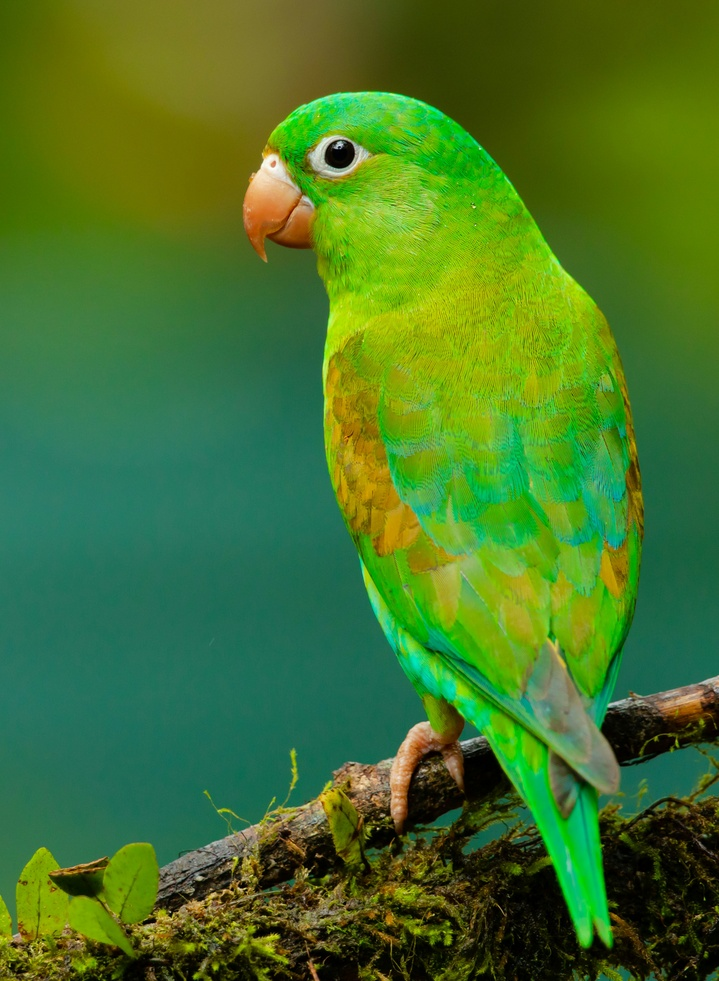
#> input picture parrot.jpg, 719 x 981 px, shrunk from 2919 x 3985 before the run
$ python sobel,canny,laplaciann.py   (older library calls are emulated)
#> lines starting #> are read from the running program, lines starting #| are printed output that depends on the picture; after the words box and inside, x2 and y2 are one past the last pixel; in counts of white or black regions, pixels touching at a corner belong together
### Developed by : Abishek priyan M
### Register no. : 212224240004

import cv2
import matplotlib.pyplot as plt

# Read the image
img = cv2.imread("parrot.jpg")
#> img is the input picture: shape (981, 719, 3); mean B, G, R 41.3, 116.2, 69.3

# Convert to grayscale
gray = cv2.cvtColor(img, cv2.COLOR_BGR2GRAY)
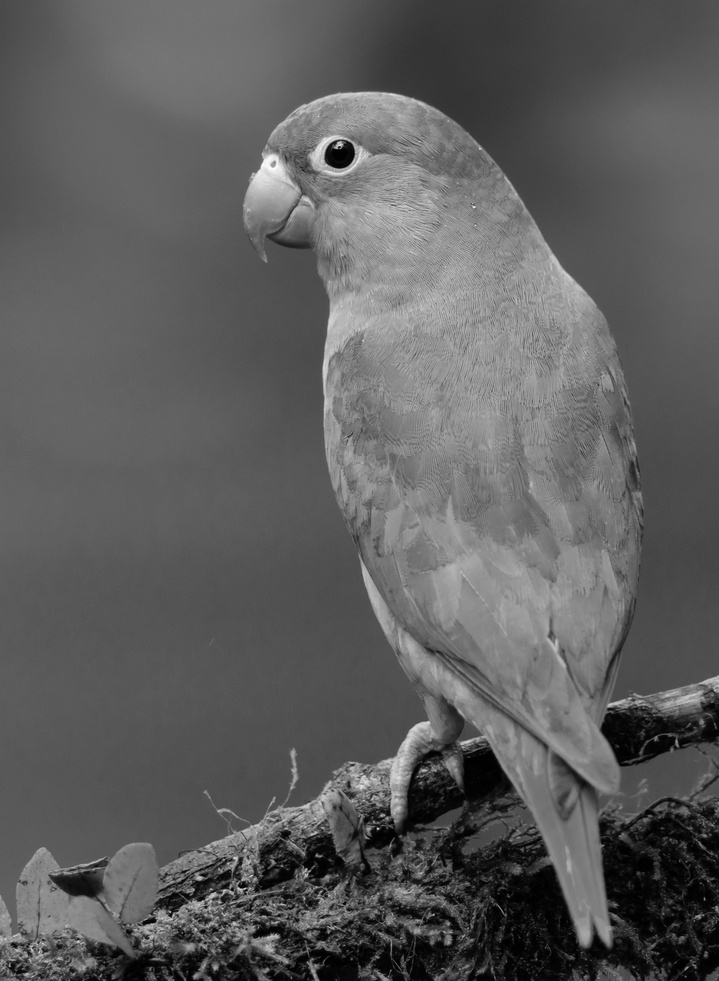
#> gray: shape (981, 719); min 0, max 253, mean 93.6

# Apply Gaussian blur
gray = cv2.GaussianBlur(gray, (3,3), 0)

# Sobel X
sobelx = cv2.Sobel(gray, cv2.CV_64F, 1, 0, ksize=5)
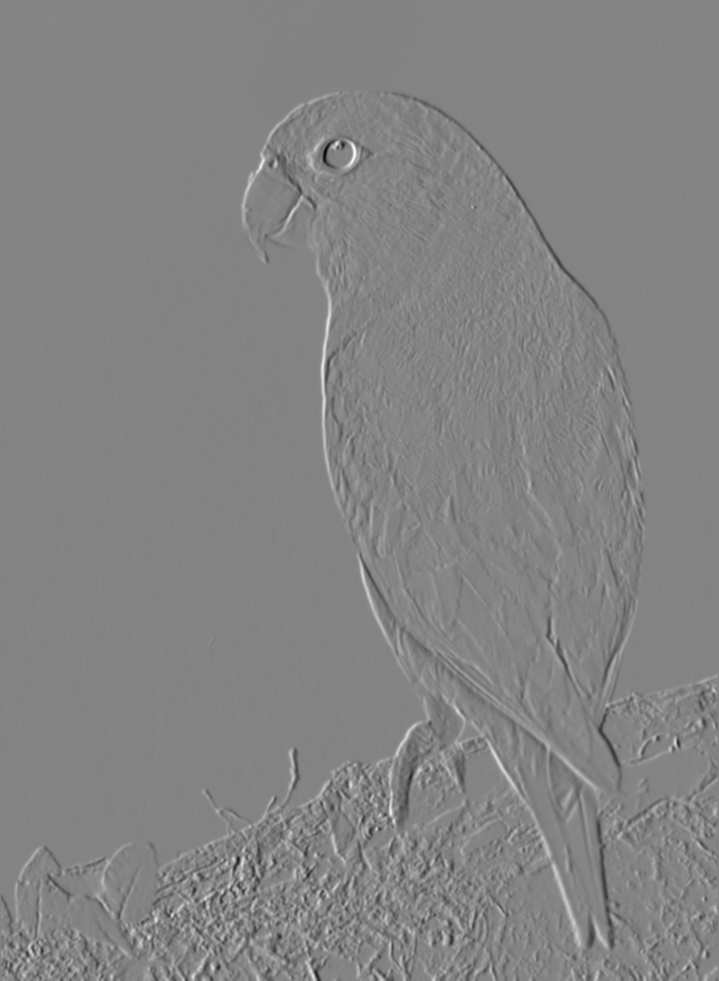
#> sobelx: shape (981, 719) float64; min -6672, max 6234, mean -3.2; drawn with min black and max white
plt.figure(figsize=(8,8))
plt.subplot(1,2,1)
plt.imshow(gray, cmap="gray")
plt.title("Original Image")
plt.axis("off")
plt.subplot(1,2,2)
plt.imshow(sobelx, cmap="gray")
plt.title("Sobel X axis")
plt.axis("off")


# Sobel Y
sobely = cv2.Sobel(gray, cv2.CV_64F, 0, 1, ksize=5)
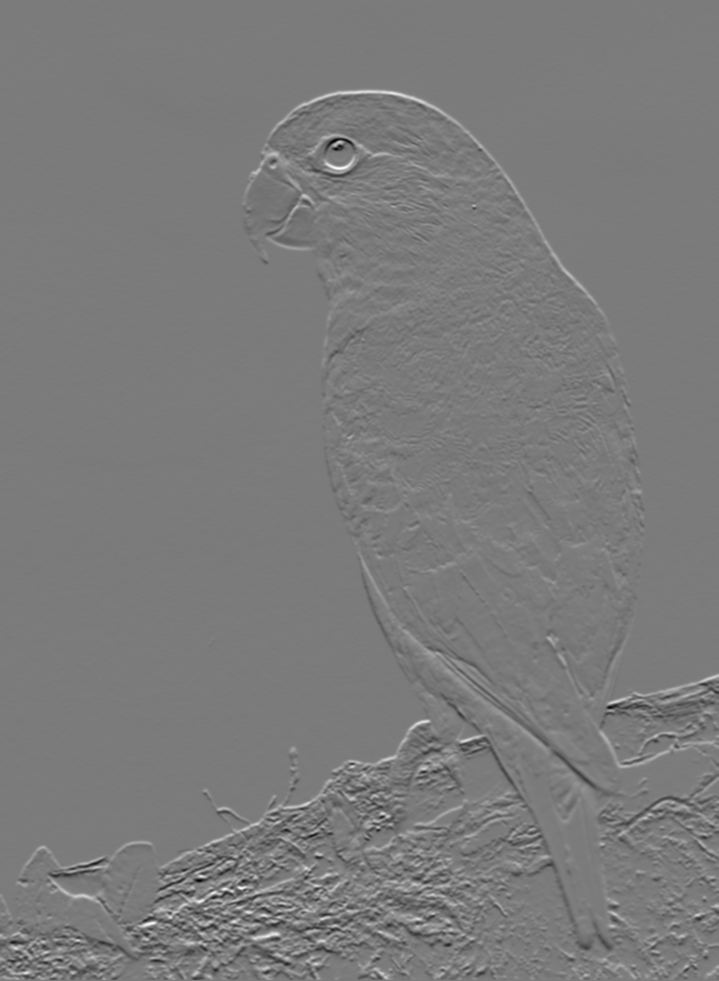
#> sobely: shape (981, 719) float64; min -6061, max 6464, mean -5.9; drawn with min black and max white
plt.figure(figsize=(8,8))
plt.subplot(1,2,1)
plt.imshow(gray, cmap="gray")
plt.title("Original Image")
plt.axis("off")
plt.subplot(1,2,2)
plt.imshow(sobely, cmap="gray")
plt.title("Sobel Y axis")
plt.axis("off")


# Sobel XY

plt.figure(figsize=(8,8))
plt.subplot(1,2,1)
plt.imshow(gray, cmap="gray")
plt.title("Original Image")
plt.axis("off")
plt.subplot(1,2,2)
sobel_combined = cv2.magnitude(sobelx, sobely)
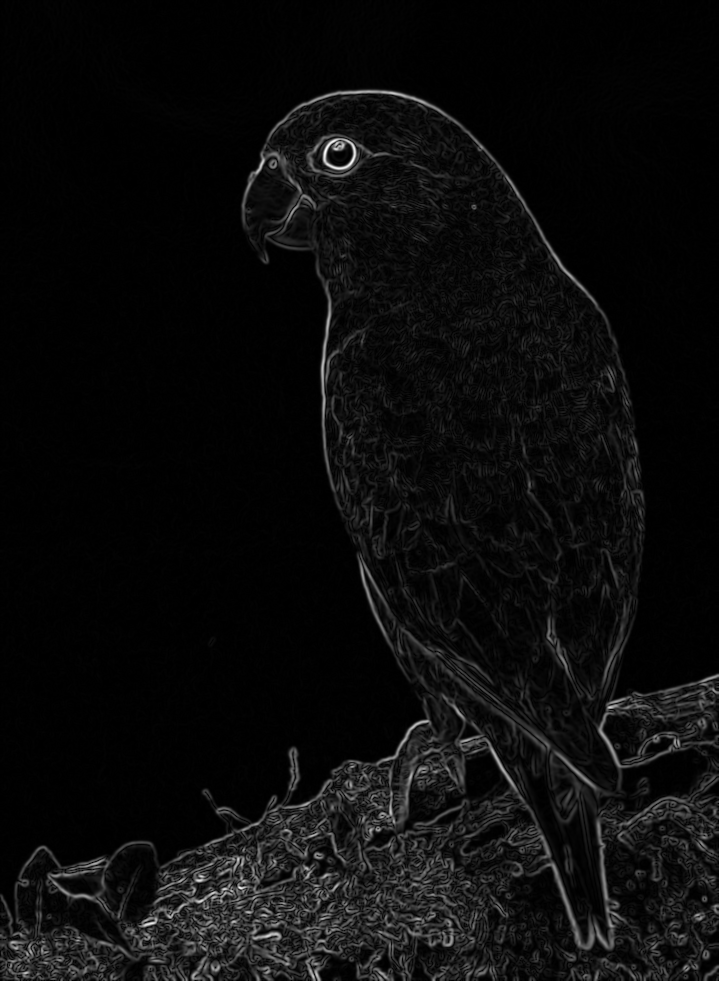
#> sobel_combined: shape (981, 719) float64; min 0, max 6928.6, mean 332.8; drawn with min black and max white
plt.imshow(sobel_combined, cmap='gray')
plt.title('Sobel Edge Detection')
plt.axis('off')
plt.show()

# Laplacian
lap = cv2.Laplacian(gray, cv2.CV_64F)
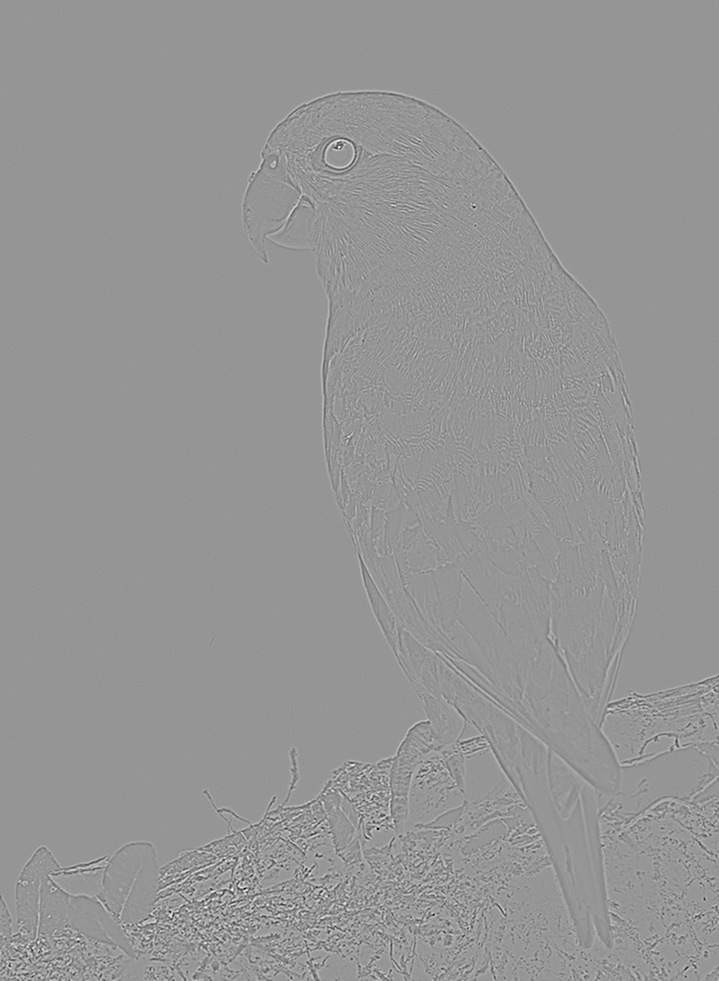
#> lap: shape (981, 719) float64; min -129, max 91, mean 0; drawn with min black and max white
plt.figure(figsize=(8,8))
plt.subplot(1,2,1)
plt.imshow(gray, cmap="gray")
plt.title("Original Image")
plt.axis("off")
plt.subplot(1,2,2)
plt.imshow(lap, cmap="gray")
plt.title("Laplacian Edge Detector")
plt.axis("off")
plt.show()

# Canny
canny = cv2.Canny(gray, 120, 150)
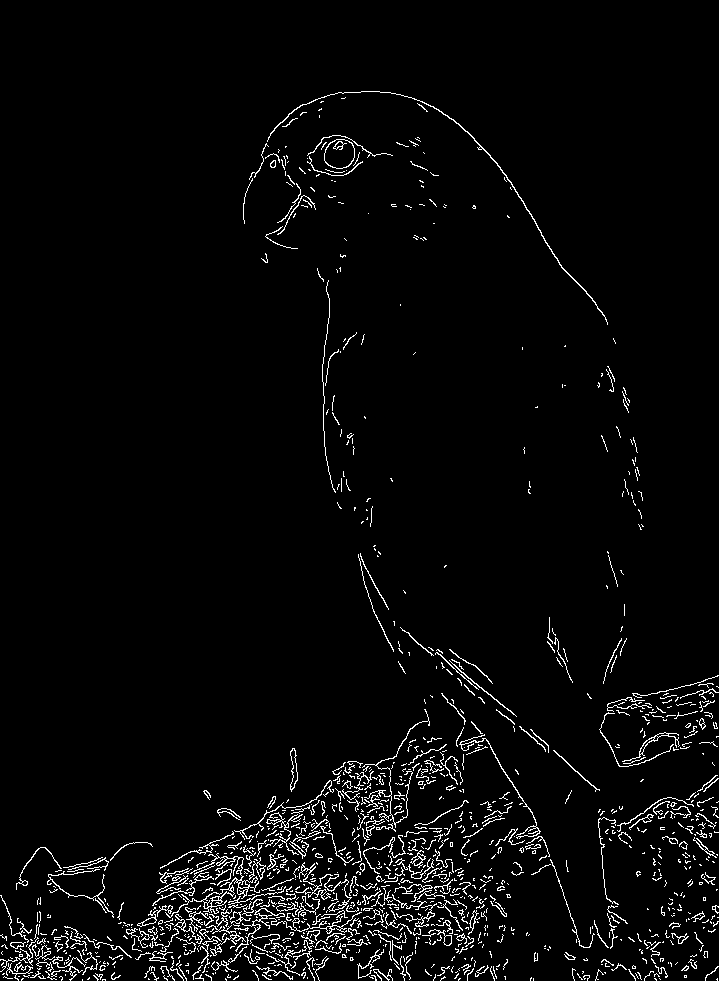
#> canny: shape (981, 719); 3.4% white in thin lines or dots
plt.figure(figsize=(8,8))
plt.subplot(1,2,1)
plt.imshow(gray, cmap="gray")
plt.title("Original Image")
plt.axis("off")
plt.subplot(1,2,2)
plt.imshow(canny, cmap="gray")
plt.title("Canny Edge Detector")
plt.axis("off")
plt.show()

$ run again, with image-2.png saved as parrot.jpg
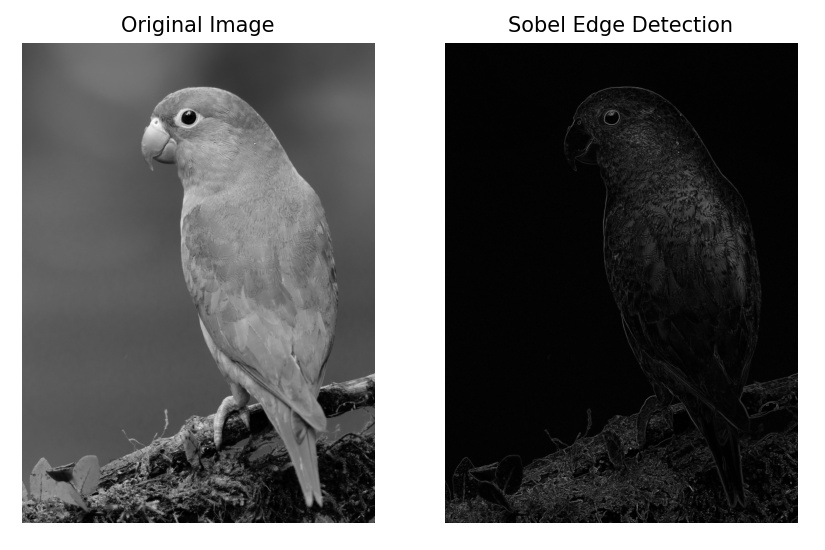
#> input picture image-2.png, 825 x 550 px
#> img is the input picture: shape (550, 825, 3); min 0, max 255, mean 102.9
#> `lap = cv2.Laplacian(gray, cv2.CV_64F)`:
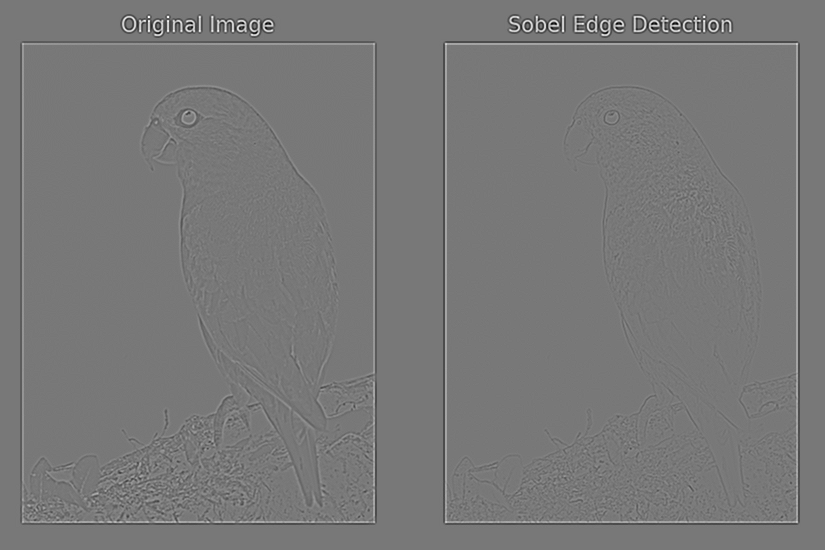
#> lap: shape (550, 825) float64; min -174, max 194, mean 0; drawn with min black and max white
#> `canny = cv2.Canny(gray, 120, 150)`:
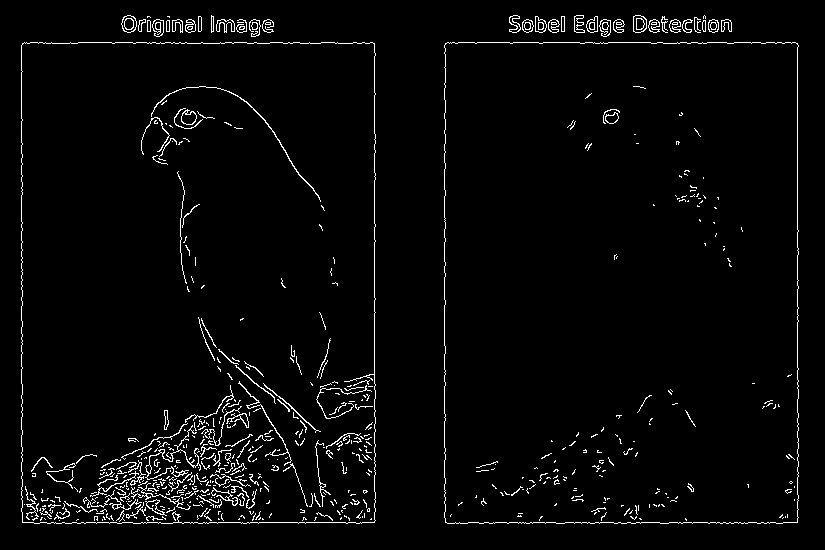
#> canny: shape (550, 825); 2.9% white in thin lines or dots, all inside (x1, y1, x2, y2) = (21, 15, 799, 524)
